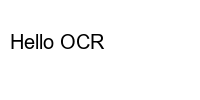

Generate this figure with Python:
import requests
import os
from PIL import Image, ImageDraw, ImageFont

# 创建测试图像
def create_test_image():
    img = Image.new('RGB', (200, 100), color='white')
    draw = ImageDraw.Draw(img)
    # 使用默认字体
    try:
        font = ImageFont.truetype("arial.ttf", 20)
    except:
        font = ImageFont.load_default()
    draw.text((10, 30), "Hello OCR", fill='black', font=font)
    img.save('test.png')
    print("Test image created: test.png")

create_test_image()

# 测试健康检查
print("Testing health endpoint...")
try:
    response = requests.get('http://localhost:3000/health', timeout=5)
    if response.status_code == 200:
        print("Health check passed:", response.json())
    else:
        print("Health check failed with status:", response.status_code)
except Exception as e:
    print("Health check error:", e)

# 测试OCR API
print("Testing OCR endpoint...")
test_image_path = os.path.join(os.path.dirname(__file__), 'test.png')
if os.path.exists(test_image_path):
    try:
        with open(test_image_path, 'rb') as f:
            files = {'image': f}
            response = requests.post('http://localhost:3000/ocr', files=files, timeout=30)
            if response.status_code == 200:
                print("OCR test passed:", response.json())
            else:
                print("OCR test failed with status:", response.status_code, response.text)
    except Exception as e:
        print("OCR test error:", e)
else:
    print("Test image 'test.png' not found.")